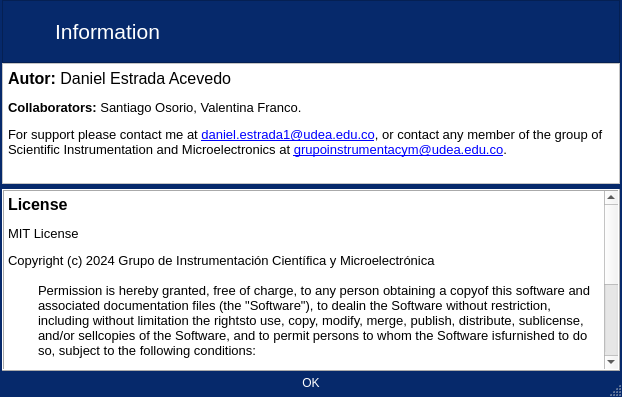
<?xml version="1.0" encoding="UTF-8"?>
<ui version="4.0">
 <class>Dialog</class>
 <widget class="QDialog" name="Dialog">
  <property name="geometry">
   <rect>
    <x>0</x>
    <y>0</y>
    <width>622</width>
    <height>397</height>
   </rect>
  </property>
  <property name="windowTitle">
   <string>Dialog</string>
  </property>
  <property name="styleSheet">
   <string notr="true">QFrame{
	background-color:#06296b; /*accent5*/
}
#window_header QFrame {
	background-color:#06296b; /*accent5*/
	border: none;
	padding: 0;
	margin: 0;
	text-align: center;
	color:#fff;
}

#window_header QPushButton{
	background-color: #06296b; /*accent5*/
	margin: 0;
	padding: 0;
	border:0;
	border-radius:10px 10px;
}

QFrame#info_button_frame{
	background-color: #06296b; /*accent5*/
}

#info_button_frame QPushButton{
	color:#fff;
	margin: 0;
	background-color:#06296b; /*accent5*/
	padding: 5px 10px;
	border:0;
	border-radius:10px 10px 10px 10x;
}

#info_button_frame QPushButton:hover{
	background-color:#1b43f5; /*accent3*/
}

#info_content QFrame{
	background-color:#fff;
	color:#000;
}</string>
  </property>
  <property name="sizeGripEnabled">
   <bool>true</bool>
  </property>
  <property name="modal">
   <bool>false</bool>
  </property>
  <layout class="QHBoxLayout" name="horizontalLayout_4">
   <property name="spacing">
    <number>0</number>
   </property>
   <property name="leftMargin">
    <number>0</number>
   </property>
   <property name="topMargin">
    <number>0</number>
   </property>
   <property name="rightMargin">
    <number>0</number>
   </property>
   <property name="bottomMargin">
    <number>0</number>
   </property>
   <item>
    <widget class="QFrame" name="info_window">
     <property name="styleSheet">
      <string notr="true"/>
     </property>
     <property name="frameShape">
      <enum>QFrame::NoFrame</enum>
     </property>
     <property name="frameShadow">
      <enum>QFrame::Plain</enum>
     </property>
     <layout class="QVBoxLayout" name="verticalLayout_2" stretch="0,1,0">
      <property name="spacing">
       <number>0</number>
      </property>
      <property name="leftMargin">
       <number>2</number>
      </property>
      <property name="topMargin">
       <number>0</number>
      </property>
      <property name="rightMargin">
       <number>2</number>
      </property>
      <property name="bottomMargin">
       <number>2</number>
      </property>
      <item alignment="Qt::AlignTop">
       <widget class="QFrame" name="window_header">
        <property name="styleSheet">
         <string notr="true"/>
        </property>
        <property name="frameShape">
         <enum>QFrame::StyledPanel</enum>
        </property>
        <property name="frameShadow">
         <enum>QFrame::Raised</enum>
        </property>
        <layout class="QHBoxLayout" name="horizontalLayout_3" stretch="0,1">
         <property name="spacing">
          <number>10</number>
         </property>
         <property name="leftMargin">
          <number>10</number>
         </property>
         <property name="topMargin">
          <number>18</number>
         </property>
         <property name="rightMargin">
          <number>0</number>
         </property>
         <property name="bottomMargin">
          <number>18</number>
         </property>
         <item>
          <widget class="QPushButton" name="icon">
           <property name="text">
            <string/>
           </property>
           <property name="icon">
            <iconset resource="../resources/resources.qrc">
             <normaloff>:/icons/icons/info.svg</normaloff>:/icons/icons/info.svg</iconset>
           </property>
           <property name="iconSize">
            <size>
             <width>40</width>
             <height>40</height>
            </size>
           </property>
          </widget>
         </item>
         <item>
          <widget class="QLabel" name="title">
           <property name="font">
            <font>
             <pointsize>16</pointsize>
            </font>
           </property>
           <property name="text">
            <string>Information</string>
           </property>
          </widget>
         </item>
        </layout>
       </widget>
      </item>
      <item alignment="Qt::AlignTop">
       <widget class="QFrame" name="info_content">
        <property name="frameShape">
         <enum>QFrame::NoFrame</enum>
        </property>
        <property name="frameShadow">
         <enum>QFrame::Plain</enum>
        </property>
        <layout class="QVBoxLayout" name="verticalLayout" stretch="1,0,2">
         <property name="spacing">
          <number>0</number>
         </property>
         <property name="leftMargin">
          <number>0</number>
         </property>
         <property name="topMargin">
          <number>0</number>
         </property>
         <property name="rightMargin">
          <number>0</number>
         </property>
         <property name="bottomMargin">
          <number>0</number>
         </property>
         <item alignment="Qt::AlignTop">
          <widget class="QFrame" name="fix_info_frame">
           <property name="frameShape">
            <enum>QFrame::StyledPanel</enum>
           </property>
           <property name="frameShadow">
            <enum>QFrame::Raised</enum>
           </property>
           <layout class="QHBoxLayout" name="horizontalLayout">
            <property name="spacing">
             <number>0</number>
            </property>
            <property name="leftMargin">
             <number>5</number>
            </property>
            <property name="topMargin">
             <number>5</number>
            </property>
            <property name="rightMargin">
             <number>5</number>
            </property>
            <property name="bottomMargin">
             <number>0</number>
            </property>
            <item>
             <widget class="QLabel" name="label">
              <property name="sizePolicy">
               <sizepolicy hsizetype="Expanding" vsizetype="Expanding">
                <horstretch>0</horstretch>
                <verstretch>0</verstretch>
               </sizepolicy>
              </property>
              <property name="text">
               <string>&lt;html&gt;&lt;head/&gt;&lt;body&gt;&lt;p&gt;&lt;span style=&quot; font-size:12pt; font-weight:600;&quot;&gt;Autor: &lt;/span&gt;&lt;span style=&quot; font-size:12pt;&quot;&gt;Daniel Estrada Acevedo&lt;/span&gt;&lt;/p&gt;&lt;p&gt;&lt;span style=&quot; font-size:10pt; font-weight:600;&quot;&gt;Collaborators:&lt;/span&gt;&lt;span style=&quot; font-size:10pt;&quot;&gt; Santiago Osorio, Valentina Franco.&lt;/span&gt;&lt;/p&gt;&lt;p&gt;&lt;span style=&quot; font-size:10pt;&quot;&gt;For support please contact me at &lt;/span&gt;&lt;a href=&quot;mailto: daniel.estrada1@udea.edu.co&quot;&gt;&lt;span style=&quot; font-size:10pt; text-decoration: underline; color:#0000ff;&quot;&gt;daniel.estrada1@udea.edu.co&lt;/span&gt;&lt;/a&gt;&lt;span style=&quot; font-size:10pt;&quot;&gt;, or contact any member of the group of Scientific Instrumentation and Microelectronics at &lt;/span&gt;&lt;a href=&quot;mailto: grupoinstrumentacym@udea.edu.co&quot;&gt;&lt;span style=&quot; font-size:10pt; text-decoration: underline; color:#0000ff;&quot;&gt;grupoinstrumentacym@udea.edu.co&lt;/span&gt;&lt;/a&gt;&lt;span style=&quot; font-size:10pt;&quot;&gt;.&lt;/span&gt;&lt;/p&gt;&lt;p&gt;&lt;/p&gt;&lt;/body&gt;&lt;/html&gt;</string>
              </property>
              <property name="wordWrap">
               <bool>true</bool>
              </property>
             </widget>
            </item>
           </layout>
          </widget>
         </item>
         <item>
          <spacer name="verticalSpacer">
           <property name="orientation">
            <enum>Qt::Vertical</enum>
           </property>
           <property name="sizeHint" stdset="0">
            <size>
             <width>20</width>
             <height>5</height>
            </size>
           </property>
          </spacer>
         </item>
         <item>
          <widget class="QTextEdit" name="license_text">
           <property name="frameShape">
            <enum>QFrame::Box</enum>
           </property>
           <property name="frameShadow">
            <enum>QFrame::Raised</enum>
           </property>
           <property name="readOnly">
            <bool>true</bool>
           </property>
           <property name="html">
            <string>&lt;!DOCTYPE HTML PUBLIC &quot;-//W3C//DTD HTML 4.0//EN&quot; &quot;http://www.w3.org/TR/REC-html40/strict.dtd&quot;&gt;
&lt;html&gt;&lt;head&gt;&lt;meta name=&quot;qrichtext&quot; content=&quot;1&quot; /&gt;&lt;style type=&quot;text/css&quot;&gt;
p, li { white-space: pre-wrap; }
&lt;/style&gt;&lt;/head&gt;&lt;body style=&quot; font-family:'MS Shell Dlg 2'; font-size:8.25pt; font-weight:400; font-style:normal;&quot;&gt;
&lt;p style=&quot; margin-top:0px; margin-bottom:0px; margin-left:0px; margin-right:0px; -qt-block-indent:0; text-indent:0px;&quot;&gt;&lt;span style=&quot; font-size:12pt; font-weight:600;&quot;&gt;License&lt;/span&gt;&lt;span style=&quot; font-size:8pt;&quot;&gt;        &lt;/span&gt;&lt;/p&gt;
&lt;p style=&quot; margin-top:12px; margin-bottom:12px; margin-left:0px; margin-right:0px; -qt-block-indent:0; text-indent:0px;&quot;&gt;&lt;span style=&quot; font-size:10pt;&quot;&gt;MIT License        &lt;/span&gt;&lt;/p&gt;
&lt;p style=&quot; margin-top:0px; margin-bottom:0px; margin-left:0px; margin-right:0px; -qt-block-indent:0; text-indent:0px;&quot;&gt;&lt;span style=&quot; font-size:10pt;&quot;&gt;Copyright (c) 2024 Grupo de Instrumentación Científica y Microelectrónica         &lt;/span&gt;&lt;/p&gt;
&lt;p style=&quot; margin-top:0px; margin-bottom:0px; margin-left:0px; margin-right:0px; -qt-block-indent:0; text-indent:0px;&quot;&gt;&lt;span style=&quot; font-size:10pt;&quot;&gt;        &lt;/span&gt;&lt;/p&gt;
&lt;p style=&quot; margin-top:0px; margin-bottom:0px; margin-left:30px; margin-right:0px; -qt-block-indent:0; text-indent:0px;&quot;&gt;&lt;span style=&quot; font-size:10pt;&quot;&gt;Permission is hereby granted, free of charge, to any person obtaining a copyof this software and associated documentation files (the &amp;quot;Software&amp;quot;), to dealin the Software without restriction, including without limitation the rightsto use, copy, modify, merge, publish, distribute, sublicense, and/or sellcopies of the Software, and to permit persons to whom the Software isfurnished to do so, subject to the following conditions:&lt;/span&gt;&lt;/p&gt;
&lt;p style=&quot;-qt-paragraph-type:empty; margin-top:0px; margin-bottom:0px; margin-left:30px; margin-right:0px; -qt-block-indent:0; text-indent:0px; font-size:10pt;&quot;&gt;&lt;br /&gt;&lt;/p&gt;
&lt;p style=&quot; margin-top:0px; margin-bottom:0px; margin-left:30px; margin-right:0px; -qt-block-indent:0; text-indent:0px;&quot;&gt;&lt;span style=&quot; font-size:10pt;&quot;&gt;The above copyright notice and this permission notice shall be included in allcopies or substantial portions of the Software.&lt;/span&gt;&lt;/p&gt;
&lt;p style=&quot;-qt-paragraph-type:empty; margin-top:0px; margin-bottom:0px; margin-left:30px; margin-right:0px; -qt-block-indent:0; text-indent:0px; font-size:10pt;&quot;&gt;&lt;br /&gt;&lt;/p&gt;
&lt;p style=&quot; margin-top:0px; margin-bottom:0px; margin-left:30px; margin-right:0px; -qt-block-indent:0; text-indent:0px;&quot;&gt;&lt;span style=&quot; font-size:10pt;&quot;&gt;THE SOFTWARE IS PROVIDED &amp;quot;AS IS&amp;quot;, WITHOUT WARRANTY OF ANY KIND, EXPRESS ORIMPLIED, INCLUDING BUT NOT LIMITED TO THE WARRANTIES OF MERCHANTABILITY,FITNESS FOR A PARTICULAR PURPOSE AND NONINFRINGEMENT. IN NO EVENT SHALL THEAUTHORS OR COPYRIGHT HOLDERS BE LIABLE FOR ANY CLAIM, DAMAGES OR OTHERLIABILITY, WHETHER IN AN ACTION OF CONTRACT, TORT OR OTHERWISE, ARISING FROM,OUT OF OR IN CONNECTION WITH THE SOFTWARE OR THE USE OR OTHER DEALINGS IN THESOFTWARE.&lt;/span&gt;&lt;/p&gt;&lt;/body&gt;&lt;/html&gt;</string>
           </property>
          </widget>
         </item>
        </layout>
       </widget>
      </item>
      <item alignment="Qt::AlignHCenter|Qt::AlignVCenter">
       <widget class="QFrame" name="info_button_frame">
        <property name="styleSheet">
         <string notr="true"/>
        </property>
        <property name="frameShape">
         <enum>QFrame::NoFrame</enum>
        </property>
        <property name="frameShadow">
         <enum>QFrame::Plain</enum>
        </property>
        <layout class="QHBoxLayout" name="horizontalLayout_2">
         <property name="spacing">
          <number>0</number>
         </property>
         <property name="leftMargin">
          <number>0</number>
         </property>
         <property name="topMargin">
          <number>0</number>
         </property>
         <property name="rightMargin">
          <number>0</number>
         </property>
         <property name="bottomMargin">
          <number>0</number>
         </property>
         <item>
          <spacer name="horizontalSpacer_2">
           <property name="orientation">
            <enum>Qt::Horizontal</enum>
           </property>
           <property name="sizeHint" stdset="0">
            <size>
             <width>201</width>
             <height>20</height>
            </size>
           </property>
          </spacer>
         </item>
         <item alignment="Qt::AlignVCenter">
          <widget class="QDialogButtonBox" name="buttonBox">
           <property name="sizePolicy">
            <sizepolicy hsizetype="Expanding" vsizetype="Expanding">
             <horstretch>0</horstretch>
             <verstretch>0</verstretch>
            </sizepolicy>
           </property>
           <property name="standardButtons">
            <set>QDialogButtonBox::Ok</set>
           </property>
          </widget>
         </item>
         <item>
          <spacer name="horizontalSpacer">
           <property name="orientation">
            <enum>Qt::Horizontal</enum>
           </property>
           <property name="sizeHint" stdset="0">
            <size>
             <width>200</width>
             <height>20</height>
            </size>
           </property>
          </spacer>
         </item>
        </layout>
       </widget>
      </item>
     </layout>
    </widget>
   </item>
  </layout>
 </widget>
 <resources>
  <include location="../resources/resources.qrc"/>
 </resources>
 <connections/>
</ui>
